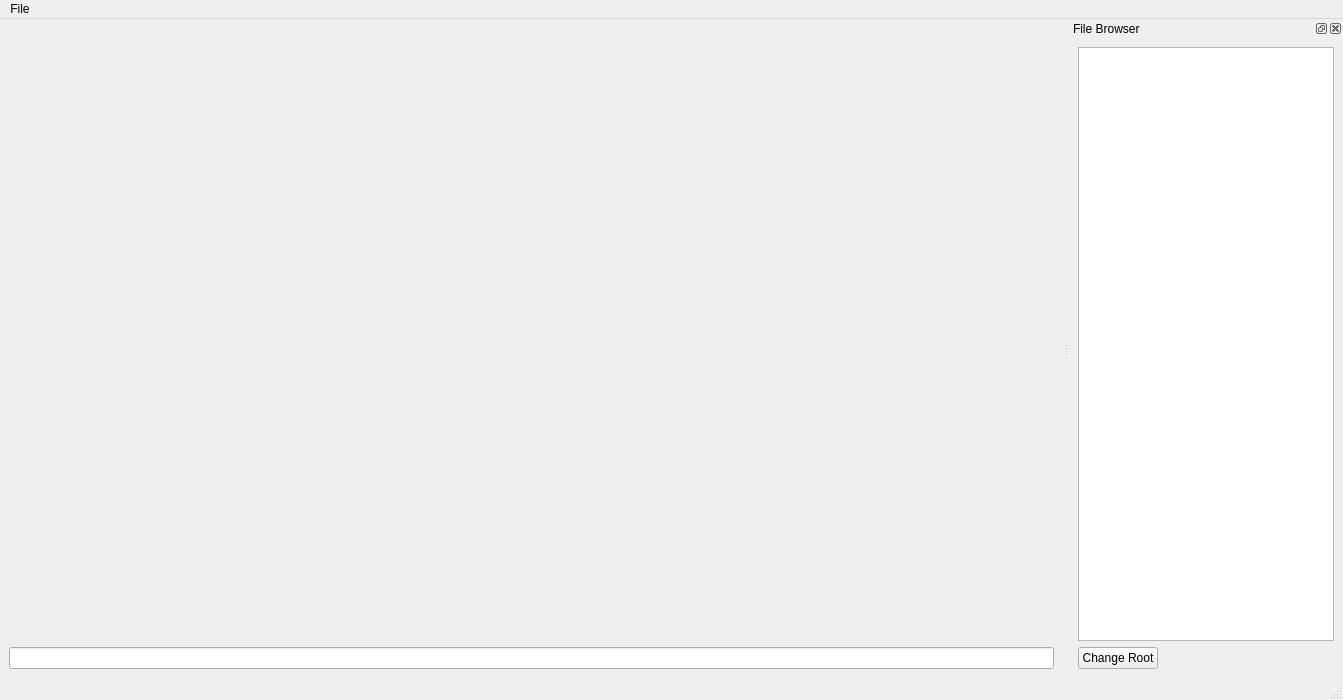
<?xml version="1.0" encoding="UTF-8"?>
<ui version="4.0">
 <class>mainWindow</class>
 <widget class="QMainWindow" name="mainWindow">
  <property name="geometry">
   <rect>
    <x>0</x>
    <y>0</y>
    <width>1343</width>
    <height>700</height>
   </rect>
  </property>
  <property name="windowTitle">
   <string>mainWindow</string>
  </property>
  <property name="dockOptions">
   <set>QMainWindow::AllowTabbedDocks|QMainWindow::AnimatedDocks</set>
  </property>
  <widget class="QWidget" name="centralwidget">
   <layout class="QGridLayout" name="gridLayout_2">
    <item row="0" column="0">
     <widget class="PMainEsquemaUI" name="mainEsquemaUI" native="true"/>
    </item>
    <item row="1" column="0">
     <widget class="QLineEdit" name="lineEdit_rowFormat"/>
    </item>
   </layout>
  </widget>
  <widget class="QMenuBar" name="menubar">
   <property name="geometry">
    <rect>
     <x>0</x>
     <y>0</y>
     <width>1343</width>
     <height>25</height>
    </rect>
   </property>
   <widget class="QMenu" name="menuFile">
    <property name="title">
     <string>File</string>
    </property>
    <addaction name="action_NewEsquema"/>
    <addaction name="action_LoadSession"/>
    <addaction name="action_SaveSession"/>
    <addaction name="action_SaveSessionAs"/>
    <addaction name="separator"/>
    <addaction name="action_ExportEsquema"/>
    <addaction name="action_ImportEsquema"/>
   </widget>
   <addaction name="menuFile"/>
  </widget>
  <widget class="QStatusBar" name="statusbar"/>
  <widget class="QDockWidget" name="dockWidget_fileBrowser">
   <property name="windowTitle">
    <string>File Browser</string>
   </property>
   <attribute name="dockWidgetArea">
    <number>2</number>
   </attribute>
   <widget class="QWidget" name="dockWidgetContents">
    <layout class="QVBoxLayout" name="verticalLayout_2">
     <item>
      <widget class="WBrowserTreeView" name="browserWidget">
       <property name="dragDropMode">
        <enum>QAbstractItemView::DragOnly</enum>
       </property>
       <property name="selectionMode">
        <enum>QAbstractItemView::ExtendedSelection</enum>
       </property>
       <property name="indentation">
        <number>20</number>
       </property>
      </widget>
     </item>
     <item>
      <widget class="QPushButton" name="btn_changeRoot">
       <property name="sizePolicy">
        <sizepolicy hsizetype="Fixed" vsizetype="Fixed">
         <horstretch>0</horstretch>
         <verstretch>0</verstretch>
        </sizepolicy>
       </property>
       <property name="text">
        <string>Change Root</string>
       </property>
       <property name="checkable">
        <bool>false</bool>
       </property>
      </widget>
     </item>
    </layout>
   </widget>
  </widget>
  <action name="action_NewEsquema">
   <property name="text">
    <string>New Esquema</string>
   </property>
  </action>
  <action name="action_LoadSession">
   <property name="text">
    <string>Load Session</string>
   </property>
  </action>
  <action name="action_SaveSession">
   <property name="text">
    <string>Save Session</string>
   </property>
  </action>
  <action name="action_ExportEsquema">
   <property name="text">
    <string>Export Esquema</string>
   </property>
  </action>
  <action name="action_ImportEsquema">
   <property name="text">
    <string>Import Esquema</string>
   </property>
  </action>
  <action name="action_SaveSessionAs">
   <property name="text">
    <string>Save Session As...</string>
   </property>
  </action>
 </widget>
 <customwidgets>
  <customwidget>
   <class>WBrowserTreeView</class>
   <extends>QTreeView</extends>
   <header>WBrowserTreeView.h</header>
  </customwidget>
  <customwidget>
   <class>PMainEsquemaUI</class>
   <extends>QWidget</extends>
   <header>PMainEsquemaUI.h</header>
   <container>1</container>
  </customwidget>
 </customwidgets>
 <resources/>
 <connections/>
</ui>
